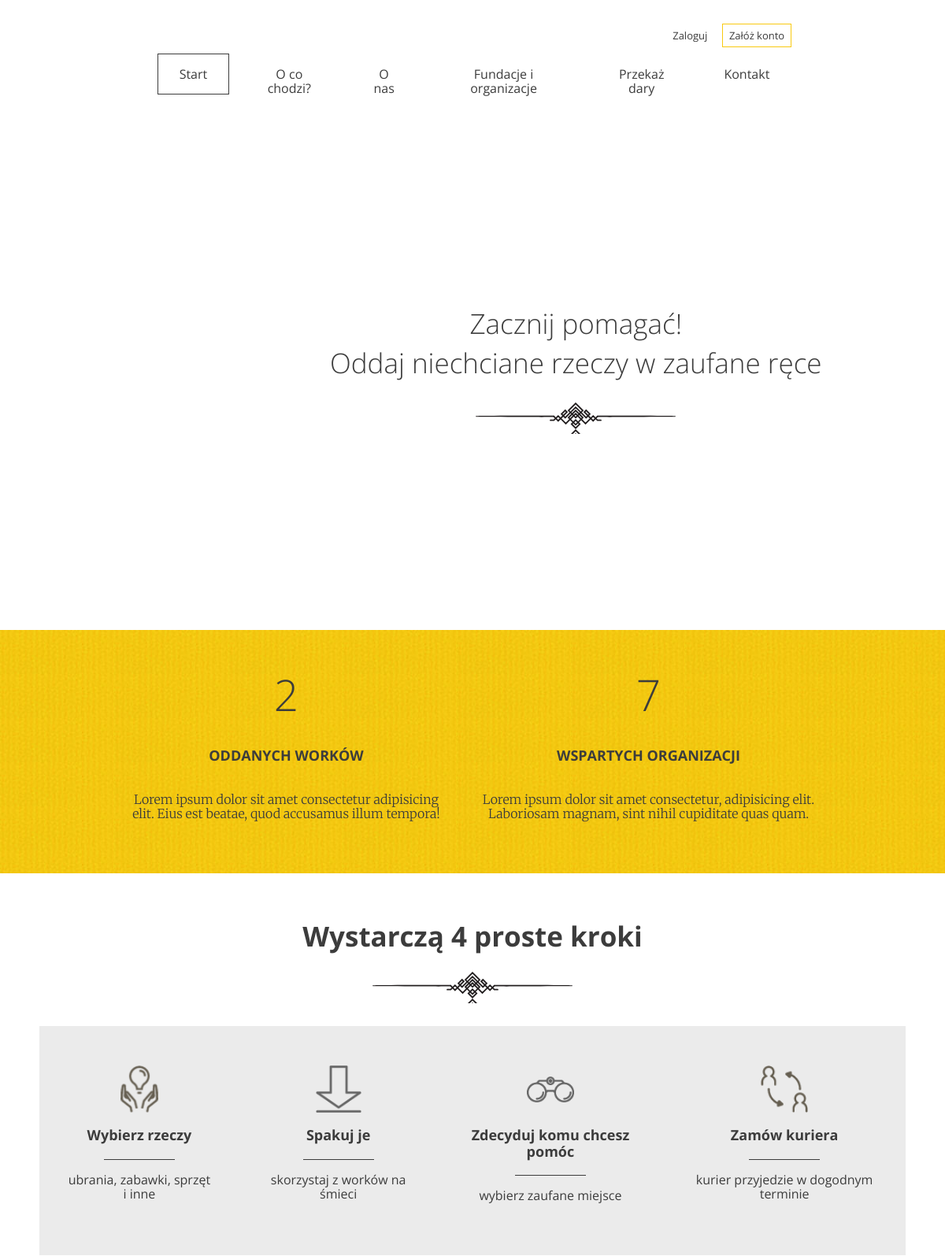
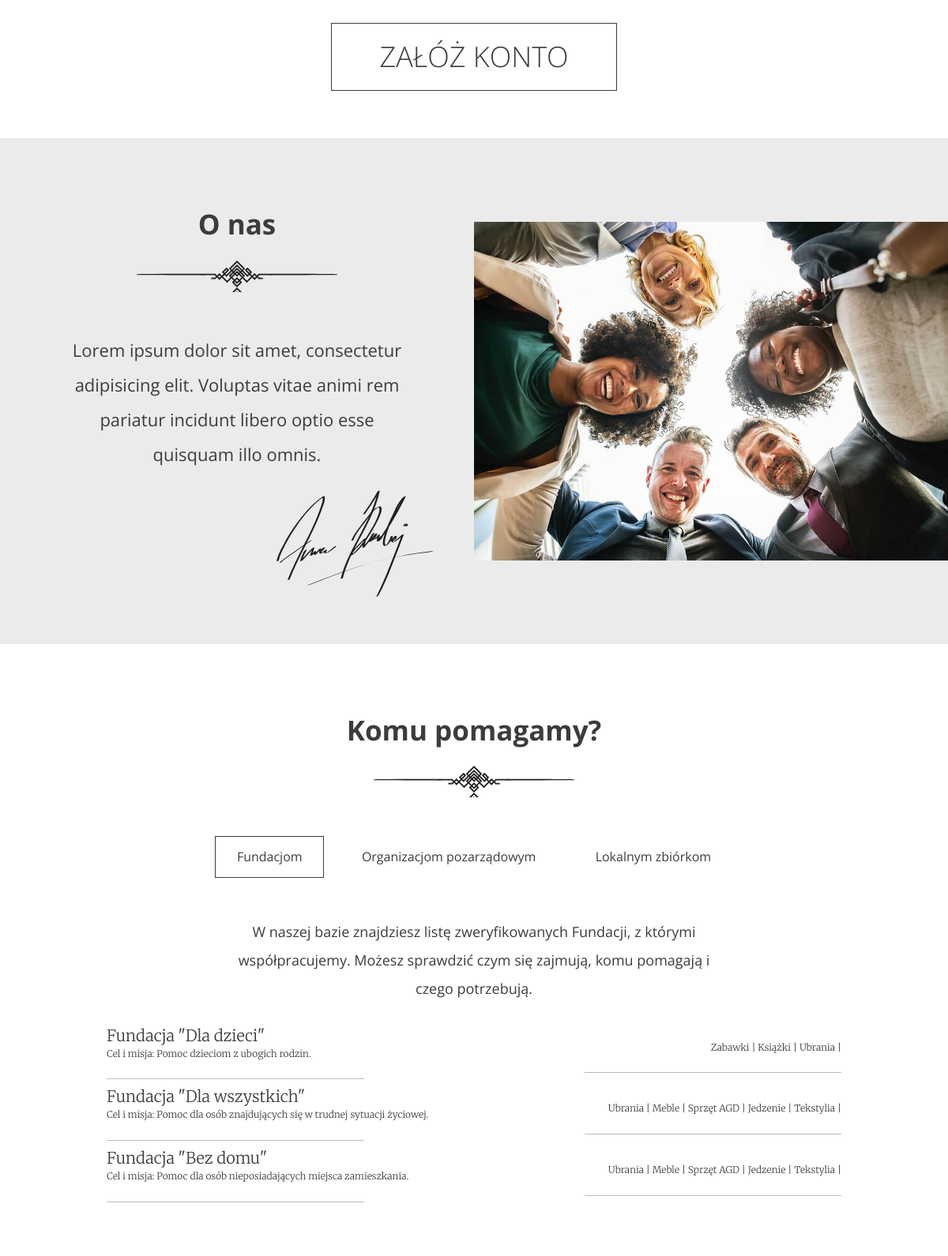
The page / (upper part) on the database its author committed (2 pictures, top to bottom).
### good_hand/models.py (models this page shows, shortened)
class Institution(models.Model):
    TYPES = {
        (1, "Fundacja"),
        (2, "Organizacja pozarządowa"),
        (3, "Zbiórka lokalna")
    }
    name = models.CharField(max_length=128)
    description = models.TextField()
    type = models.IntegerField(choices=TYPES, default=1)
    categories = models.ManyToManyField(Category)

class Category(models.Model):
    name = models.CharField(max_length=64)

### good_hand/views.py (the view)
# urls.py: path('', LandingPage.as_view()),
class LandingPage(View):
    def get(self, request):
        bags_quantities = Donation.objects.all().count()
        institution_quantity = Institution.objects.all().count()
        foundations = Institution.objects.filter(type=1)
        non_gov_organizations = Institution.objects.filter(type=2)
        local_collections = Institution.objects.filter(type=3)
        context = {
            "bags": bags_quantities,
            "institutions_quantity": institution_quantity,
            "foundations": foundations,
            "non_gov_organizations": non_gov_organizations,
            "local_collections": local_collections,
        }
        return render(request, "index.html", context=context)

### good_hand/templates/index.html (shortened to what this page needs)
{% extends "base.html" %}
{% block content %}
      <div class="slogan container container--90">
        <div class="slogan--item">
          <h1>
            Zacznij pomagać!<br />
            Oddaj niechciane rzeczy w zaufane ręce
          </h1>
        </div>
      </div>
    </header>
    <section id="stats" class="stats">
      <div class="container container--85">
        <div class="stats--item">
          <em>{{ bags }}</em>
          <h3>Oddanych worków</h3>
          <p>Lorem ipsum dolor sit amet consectetur adipisicing elit. Eius est beatae, quod accusamus illum tempora!</p>
        </div>
        <div class="stats--item">
          <em>{{ institutions_quantity }}</em>
          <h3>Wspartych organizacji</h3>
          <p>Lorem ipsum dolor sit amet consectetur, adipisicing elit. Laboriosam magnam, sint nihil cupiditate quas quam.</p>
        </div>
      </div>
    </section>
    <section id="steps" class="steps">
      <h2>Wystarczą 4 proste kroki</h2>
      <div class="steps--container">
        <div class="steps--item">
          <span class="icon icon--hands"></span>
          <h3>Wybierz rzeczy</h3>
          <p>ubrania, zabawki, sprzęt i inne</p>
        </div>
        <div class="steps--item">
          <span class="icon icon--arrow"></span>
          <h3>Spakuj je</h3>
          <p>skorzystaj z worków na śmieci</p>
        </div>
        <div class="steps--item">
          <span class="icon icon--glasses"></span>
          <h3>Zdecyduj komu chcesz pomóc</h3>
          <p>wybierz zaufane miejsce</p>
        </div>
        <div class="steps--item">
          <span class="icon icon--courier"></span>
          <h3>Zamów kuriera</h3>
          <p>kurier przyjedzie w dogodnym terminie</p>
        </div>
      </div>
      <a href="/register" class="btn btn--large">Załóż konto</a>
    </section>
    <section id="about-us" class="about-us">
      <div class="about-us--text">
        <h2>O nas</h2>
        <p>Lorem ipsum dolor sit amet, consectetur adipisicing elit. Voluptas vitae animi rem pariatur incidunt libero optio esse quisquam illo omnis.</p>
        <img src="static/images/signature.svg" class="about-us--text-signature" alt="Signature" />
      </div>
      <div class="about-us--image"><img src="static/images/about-us.jpg" alt="People in circle" /></div>
    </section>
     <section id="help" class="help">
      <h2>Komu pomagamy?</h2>
      <ul class="help--buttons">
        <li data-id="1"><a href="#" class="btn btn--without-border active">Fundacjom</a></li>
        <li data-id="2"><a href="#" class="btn btn--without-border">Organizacjom pozarządowym</a></li>
        <li data-id="3"><a href="#" class="btn btn--without-border">Lokalnym zbiórkom</a></li>
      </ul>
      <div class="help--slides active" data-id="1">
        <p>W naszej bazie znajdziesz listę zweryfikowanych Fundacji, z którymi współpracujemy. Możesz sprawdzić czym się zajmują, komu pomagają i czego potrzebują.</p>
          {% for found in foundations %}
            <ul class="help--slides-items">
              <li>
                <div class="col">
                  <div class="title">{{ found.name }}</div>
                  <div class="subtitle">Cel i misja: {{ found.description }}</div>
                </div>
                <div class="col">
                  <div class="text">
                    {% for category in found.categories.all %}
                      {{ category.name }} |
                    {% endfor %}
                  </div>
                </div>
              </li>
            </ul>
          {% endfor %}
      </div>
    </section>
{% endblock content %}

### good_hand/templates/base.html (shortened to what this page needs)
{% load static %}
<html lang="pl">
  <head>
    <link rel="stylesheet" href="{% static 'css/style.css' %}" />
  </head>
  <body>
    <header class="header--main-page">
      <nav class="container container--70">
        <ul class="nav--actions">
          <li><a href="/login" class="btn btn--small btn--without-border">Zaloguj</a></li>
          <li><a href="/register" class="btn btn--small btn--highlighted">Załóż konto</a></li>
        </ul>
        <ul>
          <li><a href="/" class="btn btn--without-border active">Start</a></li>
          <li><a href="../#steps" class="btn btn--without-border">O co chodzi?</a></li>
          <li><a href="../#about-us" class="btn btn--without-border">O nas</a></li>
          <li><a href="../#help" class="btn btn--without-border">Fundacje i organizacje</a></li>
          <li><a href="../form.html" class="btn btn--without-border">Przekaż dary</a></li>
          <li><a href="../#contact" class="btn btn--without-border">Kontakt</a></li>
        </ul>
      </nav>
    {% block content %}
    {% endblock content %}
  </body>
</html>

### rows shown on the page
Institution: name "Fundacja \"Dla dzieci\"", description "Pomoc dzieciom z ubogich rodzin."
Category: name "Zabawki"
Category: name "Książki"
Category: name "Ubrania"
Institution: name "Fundacja \"Dla wszystkich\"", description "Pomoc dla osób znajdujących się w trudnej sytuacji życiowej."
Category: name "Meble"
Category: name "Sprzęt AGD"
Category: name "Jedzenie"
Category: name "Tekstylia"
Institution: name "Fundacja \"Bez domu\"", description "Pomoc dla osób nieposiadających miejsca zamieszkania."

### other values the page prints
{{ bags }} "2"
{{ institutions_quantity }} "7"
